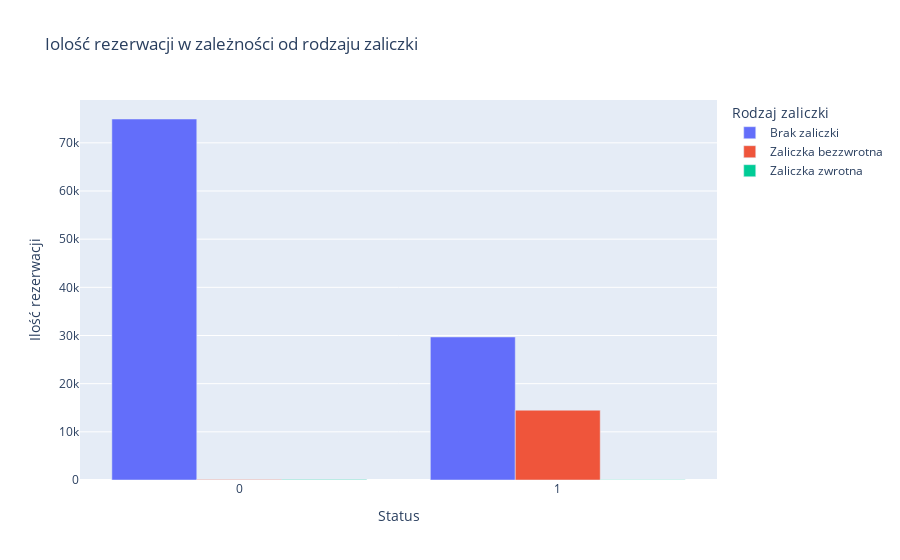

Notebook code cell kept with this figure:
### Markdown cell above
![bar1](pictures/13.png)
* Wykres przedstawiający średnią ilość rezerwacji odwołanych i nieodwołanych w miesiącu. Największą ilość rezerwacji odnotowano w miesiącach wakacyjnych, a najmniejszą w zimowych. W każdym miesiącu ilośc rezerwacji odwołanych jest większa niż nieodwołanych.

![linear1](pictures/2.png)
* Wykres przedstawiający średnią cenę za pokój w miesiącu. Największą cenę odnotowano w miesiącach wakacyjnych, a najmniejszą w zimowych.

![bar2](pictures/3.png)
* Wykres przedstawia ilość nowych gości i gości, którzy już wczesniej na odwiedzili z podziałem na rezerwacje odwołanie i nieodwołane. Wśród gość odwiedzających hotel poraz kolejny zdecydowana wiąkszośc nie odwołuje rezerwacji.

### Code cell
import pandas as pd
import plotly.express as px
import warnings
data = {"is_canceled": [0,0,0,1,1,1],
        "deposit_type":['Brak zaliczki', 'Zaliczka bezzwrotna', 'Zaliczka zwrotna', 'Brak zaliczki', 'Zaliczka bezzwrotna', 'Zaliczka zwrotna'],
        "count": [74947, 93, 126, 29694, 14494, 36]}
data = pd.DataFrame(data)
data

px.bar(data, x = "is_canceled", y = "count", color='deposit_type', barmode='group', labels={
                     "is_canceled": "Status",
                     "count": "Ilość rezerwacji",
                     'deposit_type': "Rodzaj zaliczki"
                 },title="Iolość rezerwacji w zależności od rodzaju zaliczki")

### Figure 1 — Plotly figure (JSON) as saved in the notebook; plotly's stock layout.template omitted (floating-point values rounded to 4 significant figures)
{"data": [{"alignmentgroup": "True", "hovertemplate": "Rodzaj zaliczki=Brak zaliczki<br>Status=%{x}<br>Ilość rezerwacji=%{y}<extra></extra>", "legendgroup": "Brak zaliczki", "marker": {"color": "#636efa", "pattern": {"shape": ""}}, "name": "Brak zaliczki", "offsetgroup": "Brak zaliczki", "orientation": "v", "showlegend": true, "textposition": "auto", "type": "bar", "x": [0, 1], "xaxis": "x", "y": [74947, 29694], "yaxis": "y"}, {"alignmentgroup": "True", "hovertemplate": "Rodzaj zaliczki=Zaliczka bezzwrotna<br>Status=%{x}<br>Ilość rezerwacji=%{y}<extra></extra>", "legendgroup": "Zaliczka bezzwrotna", "marker": {"color": "#EF553B", "pattern": {"shape": ""}}, "name": "Zaliczka bezzwrotna", "offsetgroup": "Zaliczka bezzwrotna", "orientation": "v", "showlegend": true, "textposition": "auto", "type": "bar", "x": [0, 1], "xaxis": "x", "y": [93, 14494], "yaxis": "y"}, {"alignmentgroup": "True", "hovertemplate": "Rodzaj zaliczki=Zaliczka zwrotna<br>Status=%{x}<br>Ilość rezerwacji=%{y}<extra></extra>", "legendgroup": "Zaliczka zwrotna", "marker": {"color": "#00cc96", "pattern": {"shape": ""}}, "name": "Zaliczka zwrotna", "offsetgroup": "Zaliczka zwrotna", "orientation": "v", "showlegend": true, "textposition": "auto", "type": "bar", "x": [0, 1], "xaxis": "x", "y": [126, 36], "yaxis": "y"}], "layout": {"barmode": "group", "legend": {"title": {"text": "Rodzaj zaliczki"}, "tracegroupgap": 0}, "title": {"text": "Iolość rezerwacji w zależności od rodzaju zaliczki"}, "xaxis": {"anchor": "y", "domain": [0, 1], "title": {"text": "Status"}}, "yaxis": {"anchor": "x", "domain": [0, 1], "title": {"text": "Ilość rezerwacji"}}}}
